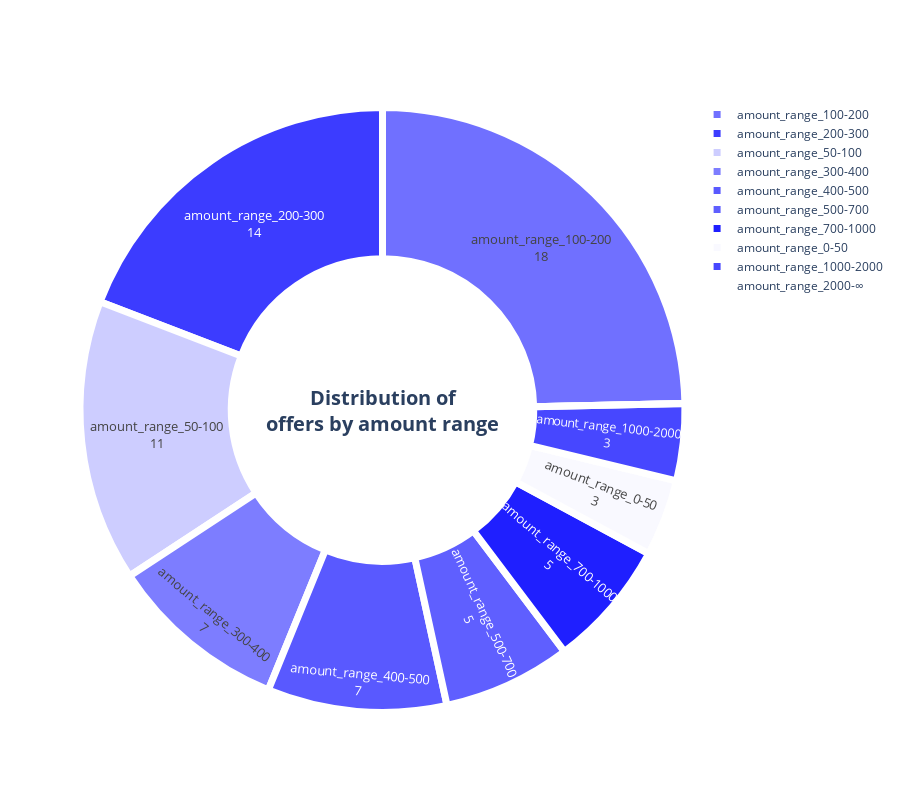

The notebook cell saved with this chart:
### Code cell
############## graphic ################
donut_hole = 0.5

fig = go.Figure(data=[go.Pie(labels=offers_categories['category'].values[1:], 
                             values=offers_categories['count'].values[1:],
                             text=offers_categories['amount'].values[1:],
                             #color_discrete_sequence=px.colors.sequential.Teal,
                             hovertemplate="<b>Name:</b> %{label}<br><b>Number:</b> %{value}<br><b>Amount:</b> %{text}<extra></extra>",
                             hole = donut_hole)])

fig.update_traces(hoverinfo='label', textinfo='label+value', textfont_size=13, textposition="inside",
                  marker=dict(colors=['rgba(31, 31, 255, {})'.format(amount/max(offers_categories['amount'])) for amount in offers_categories['amount'].values[1:]], 
                              line=dict(color='#FFFFFF', width=7)))

fig.update_layout(
  height=800,
  title={'text': "",
          'x':0.5,
          'xanchor': 'center',
          'font_size': 20,
    },
  annotations= [
         {
            "font": {
               "size": 20
            },
            "showarrow": False,
            "text": "<b>Distribution of<br>offers by amount range</b>",
            "x": 0.5,
            "y": 0.5
         },
  ]
)

fig.show()

### Figure 1 — Plotly figure (JSON) as saved in the notebook; plotly's stock layout.template omitted (floating-point values rounded to 4 significant figures)
{"data": [{"hole": 0.5, "hoverinfo": "label", "hovertemplate": "<b>Name:</b> %{label}<br><b>Number:</b> %{value}<br><b>Amount:</b> %{text}<extra></extra>", "labels": ["amount_range_0-50", "amount_range_50-100", "amount_range_100-200", "amount_range_200-300", "amount_range_300-400", "amount_range_400-500", "amount_range_500-700", "amount_range_700-1000", "amount_range_1000-2000", "amount_range_2000-∞"], "marker": {"colors": ["rgba(31, 31, 255, 0.025012025012025013)", "rgba(31, 31, 255, 0.21885521885521886)", "rgba(31, 31, 255, 0.6349206349206349)", "rgba(31, 31, 255, 0.8679653679653679)", "rgba(31, 31, 255, 0.5805675805675806)", "rgba(31, 31, 255, 0.7419432419432419)", "rgba(31, 31, 255, 0.7133237133237134)", "rgba(31, 31, 255, 1.0)", "rgba(31, 31, 255, 0.8186628186628186)", "rgba(31, 31, 255, 0.0)"], "line": {"color": "#FFFFFF", "width": 7}}, "text": [104, 910, 2640, 3609, 2414, 3085, 2966, 4158, 3404, 0], "textfont": {"size": 13}, "textinfo": "label+value", "textposition": "inside", "type": "pie", "values": [3, 11, 18, 14, 7, 7, 5, 5, 3, 0]}], "layout": {"annotations": [{"font": {"size": 20}, "showarrow": false, "text": "<b>Distribution of<br>offers by amount range</b>", "x": 0.5, "y": 0.5}], "height": 800, "title": {"font": {"size": 20}, "text": "", "x": 0.5, "xanchor": "center"}}}
